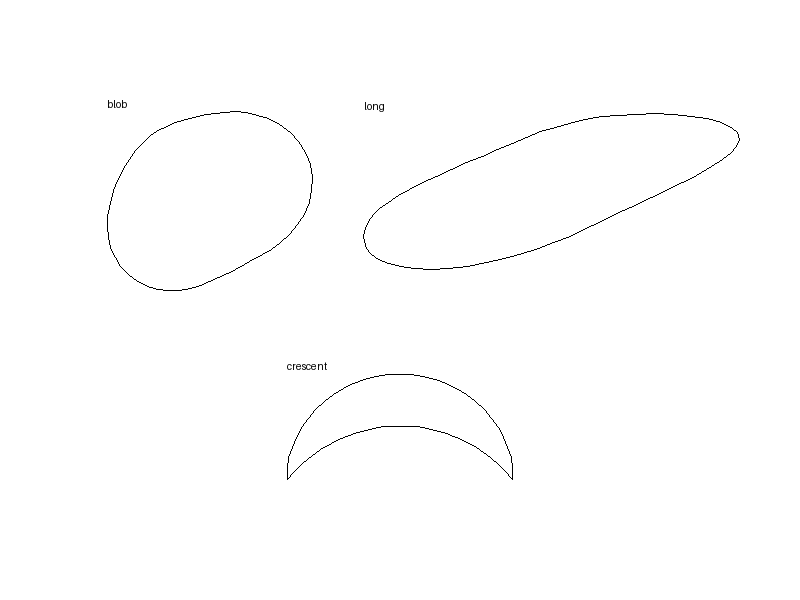
#> input picture .claude/skills/paint-watercolour/evals/fills-three-given-shapes/files/shapes.png, 800 x 600 px
$ python reference_grid.py ../evals/fills-three-given-shapes/files/shapes.png out.png --width 100 --height 100
#> lines starting #> are read from the running program, lines starting #| are printed output that depends on the picture
"""Scale the reference to the sheet size and draw a labelled coordinate grid over it.

Usage:
    reference_grid.py <reference> <output> --width W --height H
                      [--region x0,y0,x1,y1] [--step 40] [--zoom 2] [--no-grid]

Coordinates on the output are sheet pixels, so they can be used directly in stroke paths.
"""

import argparse

from PIL import Image, ImageDraw, ImageFont


def main() -> None:
    parser = argparse.ArgumentParser()
    parser.add_argument("reference")
    parser.add_argument("output")
    parser.add_argument("--width", type=int, required=True)
    parser.add_argument("--height", type=int, required=True)
    parser.add_argument("--region", default=None)
    parser.add_argument("--step", type=int, default=40)
    parser.add_argument("--zoom", type=float, default=1.0)
    parser.add_argument("--no-grid", action="store_true")
    arguments = parser.parse_args()

    sheet = Image.open(arguments.reference).convert("RGB")
#> sheet is the input picture: PIL image 800x600 RGB; min 0, max 255, mean 253.9
    sheet = sheet.resize((arguments.width, arguments.height), Image.Resampling.LANCZOS)
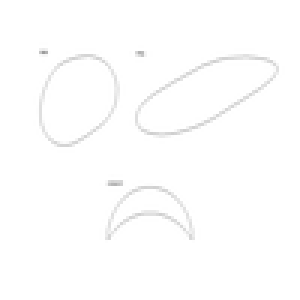
#> sheet: PIL image 100x100 RGB (shown 3 times larger); min 157, max 255, mean 253.6

    if arguments.region:
        x0, y0, x1, y1 = (int(value) for value in arguments.region.split(","))
    else:
        x0, y0, x1, y1 = 0, 0, arguments.width, arguments.height

    zoom = arguments.zoom
    view = sheet.crop((x0, y0, x1, y1))
    view = view.resize((round((x1 - x0) * zoom), round((y1 - y0) * zoom)), Image.Resampling.LANCZOS)

    if not arguments.no_grid:
        draw = ImageDraw.Draw(view, "RGBA")
        font = ImageFont.load_default()
        step = arguments.step
        first_x = (x0 // step + (1 if x0 % step else 0)) * step
        first_y = (y0 // step + (1 if y0 % step else 0)) * step
        for x in range(first_x, x1, step):
            position = (x - x0) * zoom
            draw.line([(position, 0), (position, view.height)], fill=(0, 0, 0, 90), width=1)
            draw.rectangle([position + 1, 0, position + 26, 11], fill=(255, 255, 255, 200))
            draw.text((position + 2, 0), str(x), fill=(200, 0, 0, 255), font=font)
        for y in range(first_y, y1, step):
            position = (y - y0) * zoom
            draw.line([(0, position), (view.width, position)], fill=(0, 0, 0, 90), width=1)
            draw.rectangle([0, position + 1, 24, position + 12], fill=(255, 255, 255, 200))
            draw.text((1, position + 1), str(y), fill=(0, 0, 200, 255), font=font)

    view.save(arguments.output)
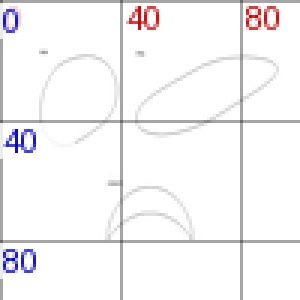
#> saved as out.png: PIL image 100x100 RGB (shown 3 times larger); mean R, G, B 246.1, 244.8, 246.4
    print(f"{arguments.output}: region {x0},{y0},{x1},{y1} at zoom {zoom}, size {view.size}")
#| out.png: region 0,0,100,100 at zoom 1.0, size (100, 100)


if __name__ == "__main__":
    main()
